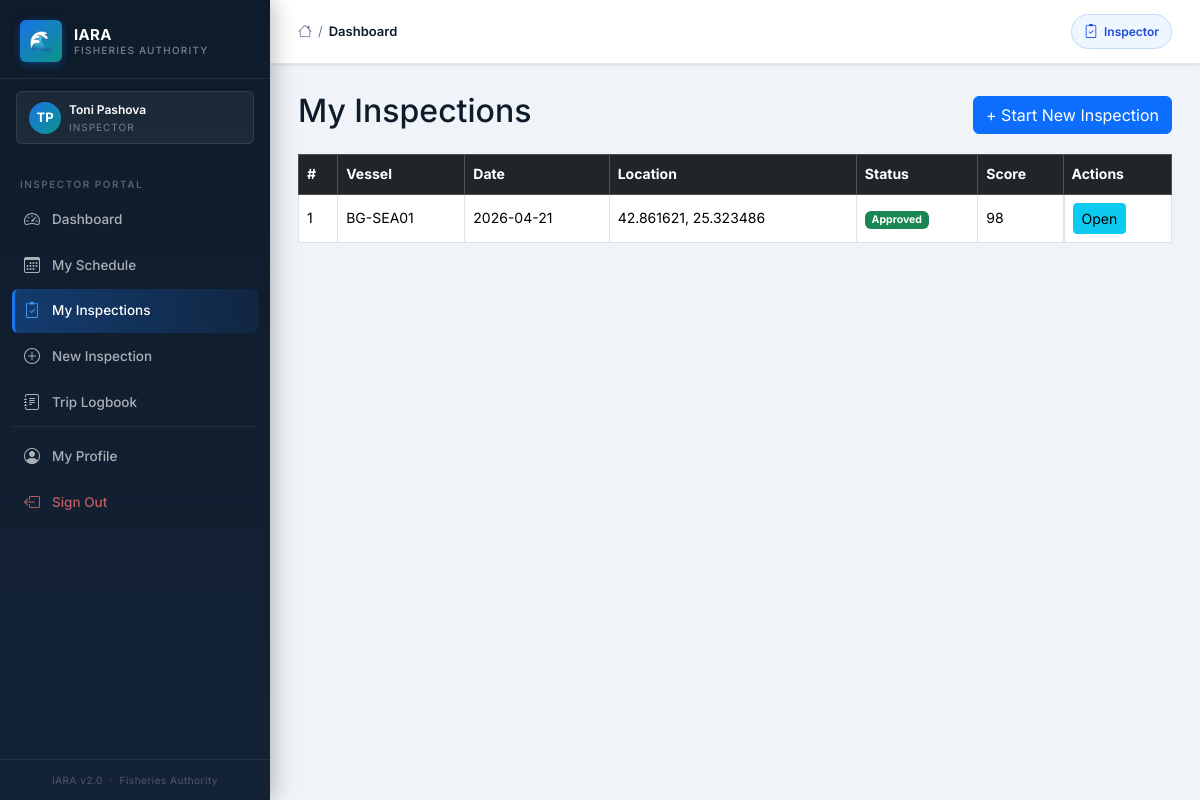
The app's page /inspections (signed in) with its own data.
### iara_app/models.py (models this page shows, shortened)
class User(UserMixin, db.Model):
    __tablename__ = "users"
    id = db.Column(db.Integer, primary_key=True)
    first_name = db.Column(db.String(50), nullable=False)
    last_name = db.Column(db.String(50), nullable=False)
    email = db.Column(db.String(120), unique=True, nullable=False)
    phone = db.Column(db.String(20), nullable=False)
    role = db.Column(db.String(50), nullable=False)
    password_hash = db.Column(db.String(128), nullable=False)
    vessel_registration = db.Column(db.String(50))
    fishing_permit_number = db.Column(db.String(50))
    inspector_id = db.Column(db.Integer, db.ForeignKey("users.id"), nullable=True)
    id_number = db.Column(db.String(50))
    age_category = db.Column(db.String(20))
    created_at = db.Column(db.DateTime, default=datetime.utcnow)
    is_active = db.Column(db.Boolean, default=True)
    reset_token       = db.Column(db.String(100), nullable=True)
    reset_token_expiry = db.Column(db.DateTime, nullable=True)
    failed_logins   = db.Column(db.Integer, default=0)
    locked_until    = db.Column(db.DateTime, nullable=True)
    inspections = db.relationship("Inspection", foreign_keys="Inspection.inspector_id", backref="inspector", lazy=True)
    scheduled_inspections = db.relationship("ScheduledInspection", foreign_keys="ScheduledInspection.inspector_id", backref="assigned_inspector", lazy=True)
    created_scheduled_inspections = db.relationship("ScheduledInspection", foreign_keys="ScheduledInspection.created_by_id", backref="created_by_user", lazy=True)
    audit_logs = db.relationship("AuditLog", foreign_keys="AuditLog.user_id", backref="user", lazy=True)

class Inspection(db.Model):
    __tablename__ = "inspection"
    id = db.Column(db.Integer, primary_key=True)
    vessel_id = db.Column(db.Integer, db.ForeignKey("vessel.id"), nullable=False)
    inspector_id = db.Column(db.Integer, db.ForeignKey("users.id"), nullable=False)
    date = db.Column(db.Date)
    location = db.Column(db.String(255))
    notes = db.Column(db.Text)
    permit_status_snapshot = db.Column(db.String(50))
    score = db.Column(db.Integer, default=100)
    final_score = db.Column(db.Integer)
    status = db.Column(db.String(20), default="draft")
    inspector_signature = db.Column(db.String(255))
    submitted_at = db.Column(db.DateTime)
    approved_at = db.Column(db.DateTime)
    rejected_at = db.Column(db.DateTime)
    violations = db.relationship("Violation", backref="inspection", lazy=True,
                                  cascade="all, delete-orphan")

class Vessel(db.Model):
    __tablename__ = "vessel"
    id = db.Column(db.Integer, primary_key=True)
    international_number = db.Column(db.String(50), nullable=False, unique=True)
    call_sign            = db.Column(db.String(50), nullable=False)
    marking              = db.Column(db.String(50), nullable=False)
    name_bg = db.Column(db.String(150))
    name_en = db.Column(db.String(150))
    port_registration = db.Column(db.String(100))
    registration_date = db.Column(db.Date)
    status = db.Column(db.String(20), nullable=False, default=VesselStatus.ACTIVE.value)
    length        = db.Column(db.Float, nullable=False)
    width         = db.Column(db.Float, nullable=False)
    gross_tonnage = db.Column(db.Float)
    engine_power  = db.Column(db.Integer, nullable=False)
    owner_name   = db.Column(db.String(100), nullable=False)
    owner_egn    = db.Column(db.String(20))
    captain_name = db.Column(db.String(100), nullable=False)
    created_at = db.Column(db.DateTime, default=datetime.utcnow)
    permits              = db.relationship("Permit", backref="vessel", lazy=True)
    inspections          = db.relationship("Inspection", backref="vessel", lazy=True)
    scheduled_inspections = db.relationship("ScheduledInspection", backref="vessel", lazy=True)
    documents            = db.relationship("VesselDocument", backref="vessel", lazy=True, cascade="all, delete-orphan")
    photos               = db.relationship("VesselPhoto", backref="vessel", lazy=True, cascade="all, delete-orphan")
    ownership_history    = db.relationship("VesselOwnershipHistory", backref="vessel", lazy=True, cascade="all, delete-orphan")
    fishing_trips        = db.relationship("FishingTrip", backref="vessel", lazy=True)

### iara_app/routes/inspector.py (the view)
@bp.route("/inspections")
@login_required
@inspector_required
def inspections_list():
    if current_user.role == "administrator":
        abort(403)  # admin uses their own route
    inspections = Inspection.query.filter_by(
        inspector_id=current_user.id
    ).order_by(Inspection.date.desc()).all()
    return render_template("inspections/list.html", inspections=inspections)

### iara_app/__init__.py (called while the page is built)
def create_app():
    app = Flask(__name__)
    app.config.from_object(Config)
    db.init_app(app)
    login_manager.init_app(app)
    migrate.init_app(app, db)
    csrf.init_app(app)
    from .models import User
    @login_manager.user_loader
    def load_user(user_id):
        user = db.session.get(User, int(user_id))   # SQLAlchemy 2.x style
        if user is None:
            return None
        if not user.is_active:
            return None
        return user
    from .routes import register_blueprints
    register_blueprints(app)
    scheduler.init_app(app)
    scheduler.start()
    scheduler.add_job(
        id="expire_permits_daily",
        func=expire_old_permits,
        trigger="interval",
        days=1
    )
    return app

### iara_app/templates/inspections/list.html (shortened to what this page needs)
{% extends "layout/base.html" %}
{% block content %}
<div class="d-flex justify-content-between align-items-center mb-3">
    <h2>My Inspections</h2>
    <a href="{{ url_for('inspector.create_inspection') }}" class="btn btn-primary">
        + Start New Inspection
    </a>
</div>
{% if inspections %}
<table class="table table-bordered table-hover align-middle">
    <thead class="table-dark">
        <tr>
            <th>#</th>
            <th>Vessel</th>
            <th>Date</th>
            <th>Location</th>
            <th>Status</th>
            <th>Score</th>
            <th>Actions</th>
        </tr>
    </thead>
    <tbody>
        {% for insp in inspections %}
        <tr>
            <td>{{ insp.id }}</td>
            <td>{{ insp.vessel.call_sign }}</td>
            <td>{{ insp.date }}</td>
            <td>{{ insp.location }}</td>
            <td>
                {% if insp.status == "draft" %}
                    <span class="badge bg-secondary">Draft</span>
                {% elif insp.status == "submitted" %}
                    <span class="badge bg-primary">Submitted</span>
                {% elif insp.status == "approved" %}
                    <span class="badge bg-success">Approved</span>
                {% elif insp.status == "rejected" %}
                    <span class="badge bg-danger">Rejected</span>
                {% else %}
                    <span class="badge bg-light text-dark">{{ insp.status }}</span>
                {% endif %}
            </td>
            <td>
                {% if insp.final_score is not none %}
                    {{ insp.final_score }}
                {% else %}
                    {{ insp.score }}
                {% endif %}
            </td>
            <td class="d-flex gap-1">
                <a href="{{ url_for('inspector.inspection_details', inspection_id=insp.id) }}"
                   class="btn btn-sm btn-info">Open</a>
            </td>
        </tr>
        {% endfor %}
    </tbody>
</table>
{% else %}
<div class="alert alert-info">No inspections yet. Start one using the button above.</div>
{% endif %}
{% endblock %}

### iara_app/templates/layout/base.html (shortened to what this page needs)
<!DOCTYPE html>
<html lang="en">
<head>
  <link href="https://cdn.jsdelivr.net/npm/bootstrap@5.3.2/dist/css/bootstrap.min.css" rel="stylesheet">
  <link rel="stylesheet" href="https://cdn.jsdelivr.net/npm/bootstrap-icons@1.11.3/font/bootstrap-icons.min.css">
  <link rel="stylesheet" href="{{ url_for('static', filename='css/iara_theme.css') }}">
</head>
<body>
  {% if current_user.is_authenticated %}
  <aside class="iara-sidebar">
    <a class="sidebar-brand" href="#">
      <div class="sidebar-brand-icon">🌊</div>
      <div class="sidebar-brand-text">
        <div class="sidebar-brand-name">IARA</div>
        <div class="sidebar-brand-sub">Fisheries Authority</div>
      </div>
    </a>
    <div class="sidebar-role-banner">
      <div class="sidebar-role-avatar">
        {{ current_user.first_name[0]|upper }}{{ current_user.last_name[0]|upper }}
      </div>
      <div>
        <div class="sidebar-role-name">{{ current_user.first_name }} {{ current_user.last_name }}</div>
        <div class="sidebar-role-label">
          {% if current_user.role == "administrator" %}Administrator
          {% elif current_user.role == "inspector" %}Inspector
          {% elif current_user.role == "fisherman" %}Fisherman
          {% else %}Amateur Fisher{% endif %}
        </div>
      </div>
    </div>
    <nav class="sidebar-nav">
      {% if current_user.role == "inspector" %}
      <div class="sidebar-section-label">Inspector Portal</div>
      <a href="{{ url_for('inspector.inspector_dashboard') }}"
        class="sidebar-link {% if request.endpoint == 'inspector.inspector_dashboard' %}active{% endif %}">
        <i class="bi bi-speedometer2"></i> Dashboard
      </a>
      <a href="{{ url_for('inspector.inspector_schedule') }}"
        class="sidebar-link {% if 'schedule' in request.endpoint %}active{% endif %}">
        <i class="bi bi-calendar3"></i> My Schedule
      </a>
      <a href="{{ url_for('inspector.inspections_list') }}"
        class="sidebar-link {% if request.endpoint == 'inspector.inspections_list' %}active{% endif %}">
        <i class="bi bi-clipboard2-check"></i> My Inspections
      </a>
      <a href="{{ url_for('inspector.create_inspection') }}"
        class="sidebar-link {% if request.endpoint == 'inspector.create_inspection' %}active{% endif %}">
        <i class="bi bi-plus-circle"></i> New Inspection
      </a>
      <a href="{{ url_for('trips.trips_list') }}"
        class="sidebar-link {% if 'trips' in request.endpoint %}active{% endif %}">
        <i class="bi bi-journal-text"></i> Trip Logbook
      </a>
      {% endif %}
      <div class="sidebar-divider" style="margin-top:auto;"></div>
      <a href="{{ url_for('auth.profile') }}"
        class="sidebar-link {% if request.endpoint == 'auth.profile' %}active{% endif %}">
        <i class="bi bi-person-circle"></i> My Profile
      </a>
      <a href="{{ url_for('auth.logout') }}" class="sidebar-link danger">
        <i class="bi bi-box-arrow-left"></i> Sign Out
      </a>
    </nav>
    <div class="sidebar-footer">
      IARA v2.0 &nbsp;·&nbsp; Fisheries Authority
    </div>
  </aside>
  {% endif %}
  <div class="iara-main" {% if not current_user.is_authenticated %}style="margin-left:0;" {% endif %}>
    <header class="iara-topbar">
      <div class="topbar-breadcrumb">
        <i class="bi bi-house" style="color:var(--text-secondary);font-size:14px;"></i>
        <span class="bc-sep">/</span>
        <span class="bc-current">{{ title if title else "Dashboard" }}</span>
      </div>
      <div class="topbar-actions">
        {% if current_user.is_authenticated %}
        {% if current_user.role == "administrator" %}
        <span class="topbar-badge">
          <i class="bi bi-shield-check"></i> Administrator
        </span>
        {% elif current_user.role == "inspector" %}
        <span class="topbar-badge" style="background:#eff6ff;border-color:#bfdbfe;color:#1d4ed8;">
          <i class="bi bi-clipboard2-check"></i> Inspector
        </span>
        {% elif current_user.role == "fisherman" %}
        <span class="topbar-badge" style="background:#f0fdf4;border-color:#bbf7d0;color:#15803d;">
          <i class="bi bi-water"></i> Fisherman
        </span>
        {% else %}
        <span class="topbar-badge" style="background:#fffbeb;border-color:#fde68a;color:#b45309;">
          <i class="bi bi-person"></i> Amateur
        </span>
        {% endif %}
        {% endif %}
      </div>
    </header>
    <main class="iara-content">
      {% block content %}{% endblock %}
    </main>
  </div>
</body>
</html>

### records on screen
User: first_name "T", last_name "P", first_name "Toni", last_name "Pashova"
Inspection: id "1", vessel.call_sign "BG-SEA01", date "2026-04-21", location "42.861621, 25.323486", status "Approved", final_score "98"

### other values on screen
{{ title if title else "Dashboard" }} "Dashboard"
